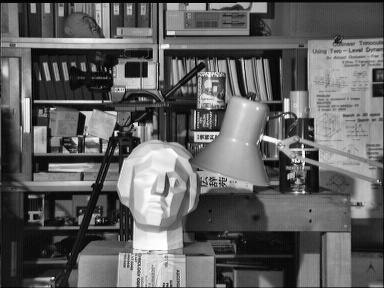
#> input picture 52100674_Lab2/52100674/2.jpg, 384 x 288 px
$ python 2_2_bai8.py
#> lines starting #> are read from the running program, lines starting #| are printed output that depends on the picture
import cv2
import numpy as np
img = cv2.imread('2.jpg', cv2.IMREAD_GRAYSCALE)
#> img is the input picture: shape (288, 384); min 0, max 255, mean 97.6
assert img is not None, "file could not be read, check with os.path.exists()"
equ = cv2.equalizeHist(img)
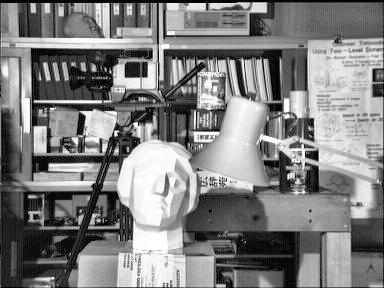
#> equ: shape (288, 384); min 0, max 255, mean 127.8
res = np.hstack((img,equ)) #stacking images side-by-side
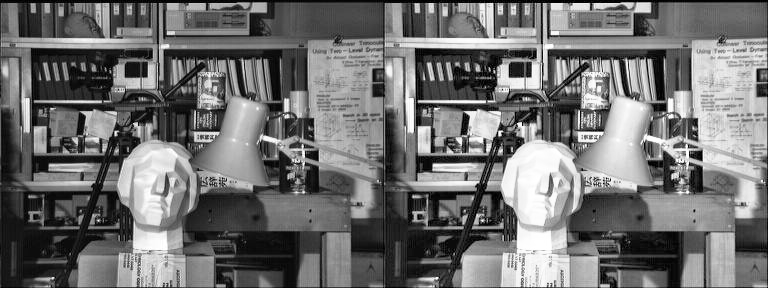
#> res: shape (288, 768); min 0, max 255, mean 112.7
cv2.imwrite('res.png',res)
